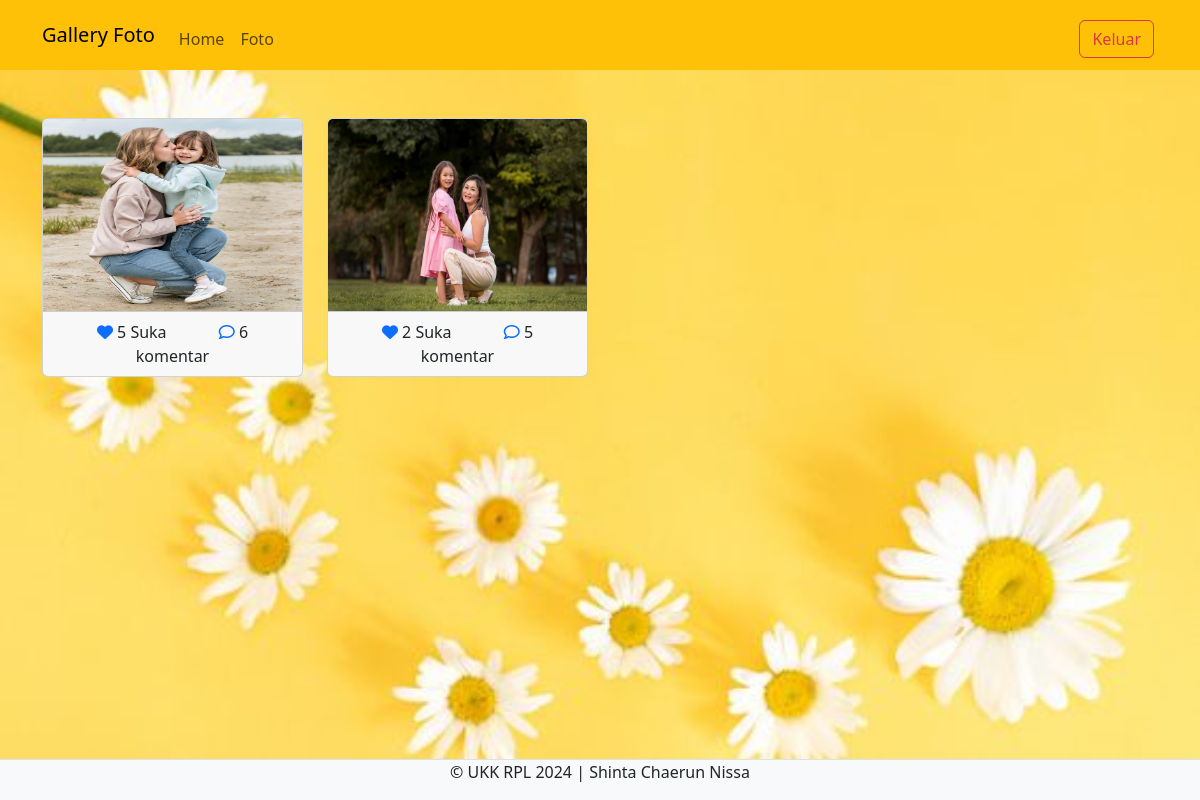
The app's page /ukk_shintacn/admin/home.php (signed in) with its own data.
### tables this page shows
CREATE TABLE `foto` (
  `fotoid` int(11) NOT NULL,
  `judulfoto` varchar(255) NOT NULL,
  `deskripsifoto` text NOT NULL,
  `tanggalunggah` date NOT NULL,
  `lokasifile` varchar(255) NOT NULL,
  `userid` int(11) NOT NULL
);

### ukk_shintacn/admin/home.php (the view, shortened to what this page needs)
<?php
$userid = $_SESSION['userid'];
include '../config/koneksi.php';
?>
<!DOCTYPE html>
<html lang="en">
<head>
    <link rel="stylesheet" type="text/css" href="../assets/css/bootstrap.min.css">
    <link rel="stylesheet" href="https://cdnjs.cloudflare.com/ajax/libs/font-awesome/6.5.1/css/all.min.css" />
</head>
<body>
<nav class="navbar navbar-expand-lg bg-warning">
  <div class="container">
    <a class="navbar-brand" href="index.php">Gallery Foto</a>
    <div class="collapse navbar-collapse mt-2" id="navbarNav">
        <div class="navbar-nav me-auto">
            <a href="home.php" class="nav-link">Home</a>
            <a href="foto.php" class="nav-link">Foto</a>
        </div>
        <a href="../config/aksilogout.php" class="btn btn-outline-danger m-1">Keluar</a>
    </div>
  </div>
</nav>
<div class="container mt-3">
    <div class="row">
<?php
$query = mysqli_query($koneksi, "SELECT * FROM foto WHERE userid='$userid'");
while($data = mysqli_fetch_array($query)){
    ?>
    <div class="col-md-3 mt-2">
        <a type="button" data-bs-toggle="modal" data-bs-target="#komentar<?= $data['fotoid']?>">
            <div class="card">
                <img src="../assets/img/<?php echo $data['lokasifile'] ?>" class="card-img-top" title="<?php echo $data['judulfoto'] ?>" style="height: 12rem;">
                <div class="card-footer text-center">
                    <?php
                    $fotoid = $data['fotoid'];
                    $ceksuka = mysqli_query($koneksi, "SELECT * FROM like_foto WHERE fotoid='$fotoid' AND userid='$userid'");
                    if (mysqli_num_rows($ceksuka) == 1) { ?>
                        <a href="../config/proseslike.php?fotoid=<?php echo $data['fotoid'] ?>" type="submit" name="batalsuka"><i class="fa fa-heart"></i></a>
                    <?php }else{ ?>
                        <a href="../config/proseslike.php?fotoid=<?php echo $data['fotoid'] ?>" type="submit" name="suka"><i class="fa-regular fa-heart"></i></a>
                    <?php }
                    $like = mysqli_query($koneksi, "SELECT * FROM like_foto WHERE fotoid='$fotoid'");
                    echo mysqli_num_rows($like). ' Suka';
                    ?>
                    <a href="#" type="button" class="ms-5" data-bs-toggle="modal" data-bs-target="#komentar<?php echo $data['fotoid'] ?>"><i class="fa-regular fa-comment"></i></a>
                    <?php
                    $jmlkomen = mysqli_query($koneksi, "SELECT * FROM komentar_foto WHERE fotoid='$fotoid'");
                    echo mysqli_num_rows($jmlkomen).' komentar';
                    ?>
                 </div>
            </div>
        </div>
        <?php } ?>
  </div>
</div>
<footer class="d-flex justify-content-center border-top mt-3 bg-light fixed-bottom">
    <p>&copy; UKK RPL 2024 | Shinta Chaerun Nissa</p>
</footer>
</body>
</html>

### ukk_shintacn/admin/home.php (style rules this page uses)
* { margin:0; padding:0; box-sizing: border-box; }
body { width: 100%; height: 100vh; background-image: url(../bg3.jpg); background-size: 100%; }

### records on screen
foto: lokasifile (picture), mysqli_num_rows($like) "5", mysqli_num_rows($jmlkomen) "6"
foto: lokasifile (picture), mysqli_num_rows($like) "2", mysqli_num_rows($jmlkomen) "5"
